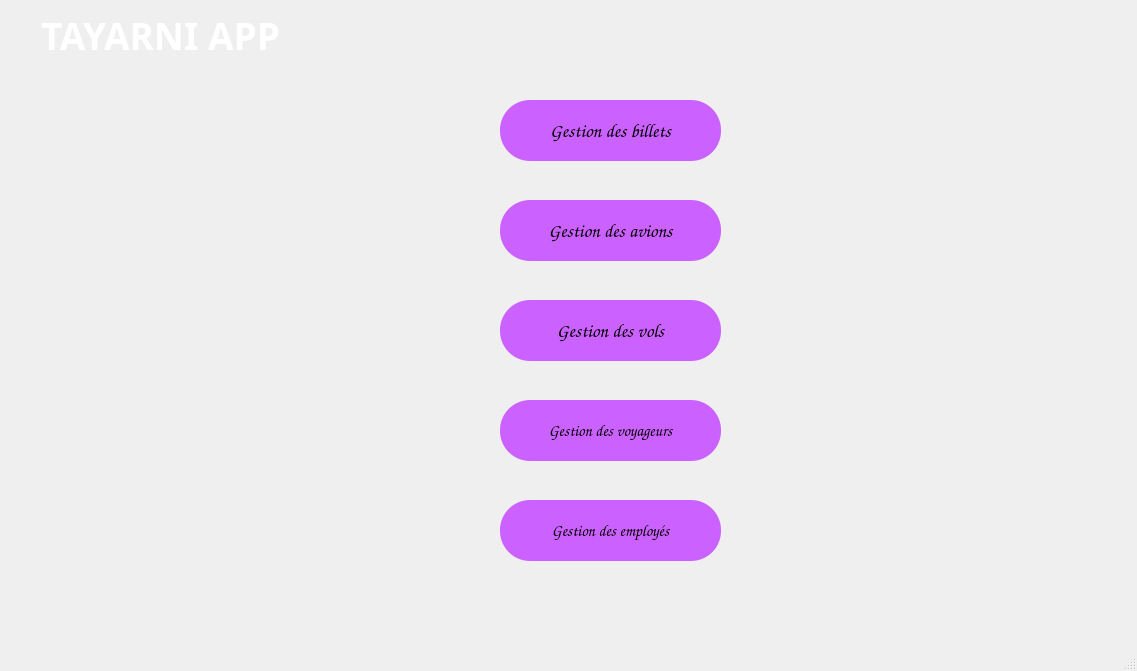
<?xml version="1.0" encoding="UTF-8"?>
<ui version="4.0">
 <class>MainWindow</class>
 <widget class="QMainWindow" name="MainWindow">
  <property name="geometry">
   <rect>
    <x>0</x>
    <y>0</y>
    <width>1137</width>
    <height>671</height>
   </rect>
  </property>
  <property name="windowTitle">
   <string>MainWindow</string>
  </property>
  <widget class="QWidget" name="centralwidget">
   <widget class="QPushButton" name="pushButton_voy">
    <property name="geometry">
     <rect>
      <x>500</x>
      <y>400</y>
      <width>221</width>
      <height>61</height>
     </rect>
    </property>
    <property name="font">
     <font>
      <family>Comic Sans MS</family>
      <pointsize>12</pointsize>
     </font>
    </property>
    <property name="styleSheet">
     <string notr="true">QPushButton {
background-color:rgb(203, 98, 255);
border-radius: 30px;
}
QPushButton:hover {
background-color: qlineargradient(spread:pad, x1:0, y1:0, x2:0, y2:1, stop:0 rgb(242, 255, 128), stop:1 rgb(0, 0, 255));
}
QPushButton::pressed{
	background-color: rgb(0, 255, 255);
}</string>
    </property>
    <property name="text">
     <string>Gestion des voyageurs</string>
    </property>
   </widget>
   <widget class="QLabel" name="label">
    <property name="geometry">
     <rect>
      <x>741</x>
      <y>0</y>
      <width>16</width>
      <height>700</height>
     </rect>
    </property>
    <property name="styleSheet">
     <string notr="true">background-image: url(:/new/prefix1/images/sky.png);</string>
    </property>
    <property name="text">
     <string/>
    </property>
   </widget>
   <widget class="QPushButton" name="pushButton_emp">
    <property name="geometry">
     <rect>
      <x>500</x>
      <y>500</y>
      <width>221</width>
      <height>61</height>
     </rect>
    </property>
    <property name="font">
     <font>
      <family>Comic Sans MS</family>
      <pointsize>12</pointsize>
     </font>
    </property>
    <property name="styleSheet">
     <string notr="true">QPushButton {
background-color:rgb(203, 98, 255);
border-radius: 30px;
}
QPushButton:hover {
background-color: qlineargradient(spread:pad, x1:0, y1:0, x2:0, y2:1, stop:0 rgb(242, 255, 128), stop:1 rgb(0, 0, 255));
}
QPushButton::pressed{
	background-color: rgb(0, 255, 255);
}</string>
    </property>
    <property name="text">
     <string>Gestion des employés</string>
    </property>
   </widget>
   <widget class="QLabel" name="tayarniapp">
    <property name="geometry">
     <rect>
      <x>0</x>
      <y>0</y>
      <width>321</width>
      <height>71</height>
     </rect>
    </property>
    <property name="font">
     <font>
      <family>Myanmar Text</family>
      <pointsize>28</pointsize>
      <weight>75</weight>
      <italic>false</italic>
      <bold>true</bold>
     </font>
    </property>
    <property name="mouseTracking">
     <bool>true</bool>
    </property>
    <property name="styleSheet">
     <string notr="true">
background-color : Transparent;</string>
    </property>
    <property name="text">
     <string>&lt;html&gt;&lt;head/&gt;&lt;body&gt;&lt;p align=&quot;center&quot;&gt;&lt;span style=&quot; color:#ffffff;&quot;&gt;TAYARNI APP&lt;/span&gt;&lt;/p&gt;&lt;/body&gt;&lt;/html&gt;</string>
    </property>
   </widget>
   <widget class="QPushButton" name="pushButton_a">
    <property name="geometry">
     <rect>
      <x>500</x>
      <y>200</y>
      <width>221</width>
      <height>61</height>
     </rect>
    </property>
    <property name="maximumSize">
     <size>
      <width>16777215</width>
      <height>16777215</height>
     </size>
    </property>
    <property name="font">
     <font>
      <family>Comic Sans MS</family>
      <pointsize>14</pointsize>
     </font>
    </property>
    <property name="styleSheet">
     <string notr="true">QPushButton {
background-color:rgb(203, 98, 255);
border-radius: 30px;
}
QPushButton:hover {
background-color: qlineargradient(spread:pad, x1:0, y1:0, x2:0, y2:1, stop:0 rgb(242, 255, 128), stop:1 rgb(0, 0, 255));
}
QPushButton::pressed{
	background-color: rgb(0, 255, 255);
}</string>
    </property>
    <property name="text">
     <string>Gestion des avions</string>
    </property>
   </widget>
   <widget class="QPushButton" name="pushButton_b">
    <property name="geometry">
     <rect>
      <x>500</x>
      <y>100</y>
      <width>221</width>
      <height>61</height>
     </rect>
    </property>
    <property name="font">
     <font>
      <family>Comic Sans MS</family>
      <pointsize>14</pointsize>
     </font>
    </property>
    <property name="styleSheet">
     <string notr="true">QPushButton {
background-color:rgb(203, 98, 255);
border-radius: 30px;
}
QPushButton:hover {
background-color: qlineargradient(spread:pad, x1:0, y1:0, x2:0, y2:1, stop:0 rgb(242, 255, 128), stop:1 rgb(0, 0, 255));
}
QPushButton::pressed{
	background-color: rgb(0, 255, 255);
}</string>
    </property>
    <property name="text">
     <string>Gestion des billets</string>
    </property>
   </widget>
   <widget class="QPushButton" name="pushButton_v">
    <property name="geometry">
     <rect>
      <x>500</x>
      <y>300</y>
      <width>221</width>
      <height>61</height>
     </rect>
    </property>
    <property name="font">
     <font>
      <family>Comic Sans MS</family>
      <pointsize>14</pointsize>
     </font>
    </property>
    <property name="styleSheet">
     <string notr="true">QPushButton {
background-color:rgb(203, 98, 255);
border-radius: 30px;
}
QPushButton:hover {
background-color: qlineargradient(spread:pad, x1:0, y1:0, x2:0, y2:1, stop:0 rgb(242, 255, 128), stop:1 rgb(0, 0, 255));
}</string>
    </property>
    <property name="text">
     <string>Gestion des vols</string>
    </property>
   </widget>
   <widget class="QLabel" name="label_2">
    <property name="geometry">
     <rect>
      <x>0</x>
      <y>0</y>
      <width>1200</width>
      <height>700</height>
     </rect>
    </property>
    <property name="styleSheet">
     <string notr="true">background-image: url(:/new/prefix1/image/air.jfif);</string>
    </property>
    <property name="text">
     <string/>
    </property>
   </widget>
   <widget class="QLabel" name="label_3">
    <property name="geometry">
     <rect>
      <x>-50</x>
      <y>-20</y>
      <width>431</width>
      <height>251</height>
     </rect>
    </property>
    <property name="styleSheet">
     <string notr="true">image: url(:/new/prefix1/image/logo.png);</string>
    </property>
    <property name="text">
     <string/>
    </property>
   </widget>
   <zorder>label_2</zorder>
   <zorder>pushButton_voy</zorder>
   <zorder>label</zorder>
   <zorder>pushButton_emp</zorder>
   <zorder>tayarniapp</zorder>
   <zorder>pushButton_a</zorder>
   <zorder>pushButton_b</zorder>
   <zorder>pushButton_v</zorder>
   <zorder>label_3</zorder>
  </widget>
  <widget class="QMenuBar" name="menubar">
   <property name="geometry">
    <rect>
     <x>0</x>
     <y>0</y>
     <width>1137</width>
     <height>26</height>
    </rect>
   </property>
  </widget>
  <widget class="QStatusBar" name="statusbar"/>
 </widget>
 <resources/>
 <connections/>
</ui>
